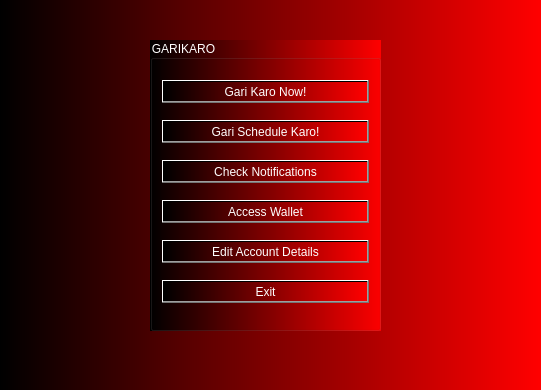
<?xml version="1.0" encoding="UTF-8"?>
<ui version="4.0">
 <class>RideDialog</class>
 <widget class="QDialog" name="RideDialog">
  <property name="geometry">
   <rect>
    <x>0</x>
    <y>0</y>
    <width>541</width>
    <height>390</height>
   </rect>
  </property>
  <property name="windowTitle">
   <string>Dialog</string>
  </property>
  <property name="styleSheet">
   <string notr="true">background-color: qlineargradient(spread:pad, x1:0, y1:0, x2:1, y2:0, stop:0 rgba(0, 0, 0), stop:1 rgba(255, 0, 0));
color: rgb(255, 255, 255);
font: 12pt &quot;MS Reference Sans Serif&quot;;</string>
  </property>
  <widget class="QGroupBox" name="GariKaro">
   <property name="geometry">
    <rect>
     <x>150</x>
     <y>40</y>
     <width>231</width>
     <height>291</height>
    </rect>
   </property>
   <property name="title">
    <string>GARIKARO</string>
   </property>
   <layout class="QVBoxLayout" name="verticalLayout">
    <item>
     <widget class="QPushButton" name="pushButton_Now">
      <property name="text">
       <string>Gari Karo Now!</string>
      </property>
     </widget>
    </item>
    <item>
     <widget class="QPushButton" name="pushButton2_Schedule">
      <property name="text">
       <string>Gari Schedule Karo!</string>
      </property>
     </widget>
    </item>
    <item>
     <widget class="QPushButton" name="pushButton_3_Notifications">
      <property name="text">
       <string>Check Notifications</string>
      </property>
     </widget>
    </item>
    <item>
     <widget class="QPushButton" name="pushButton_WALLET">
      <property name="text">
       <string>Access Wallet</string>
      </property>
     </widget>
    </item>
    <item>
     <widget class="QPushButton" name="pushButton_EditAccountDetails">
      <property name="text">
       <string>Edit Account Details</string>
      </property>
     </widget>
    </item>
    <item>
     <widget class="QPushButton" name="pushButton_6_Exit">
      <property name="text">
       <string>Exit</string>
      </property>
     </widget>
    </item>
   </layout>
  </widget>
 </widget>
 <resources/>
 <connections/>
</ui>
